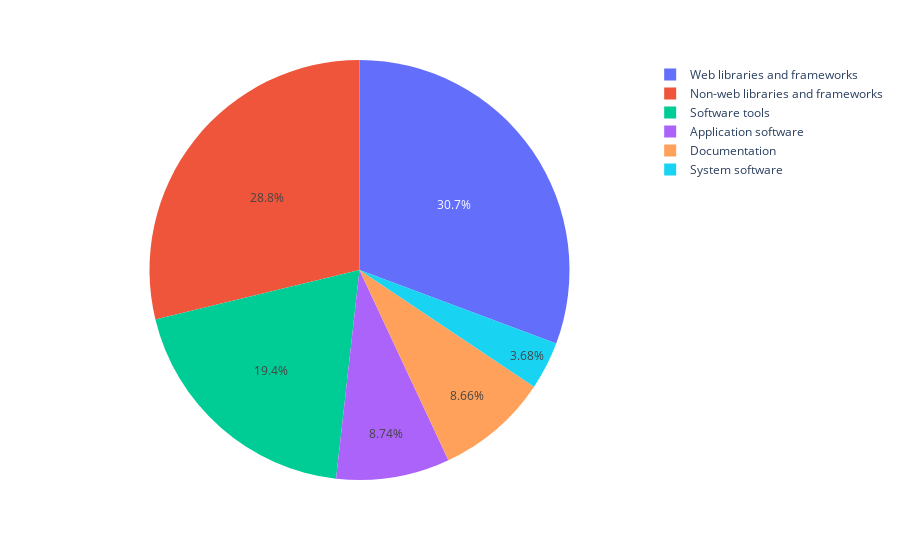

Notebook code cell kept with this figure:
### Code cell
fig4=px.pie(domain_df,values='count',names='Domain')
fig4.show()

### Figure 1 — Plotly figure (JSON) as saved in the notebook; plotly's stock layout.template omitted (floating-point values rounded to 4 significant figures)
{"data": [{"domain": {"x": [0, 1], "y": [0, 1]}, "hovertemplate": "Domain=%{label}<br>count=%{value}<extra></extra>", "labels": ["Web libraries and frameworks", "Non-web libraries and frameworks", "Software tools", "Application software", "Documentation", "System software"], "legendgroup": "", "name": "", "showlegend": true, "type": "pie", "values": [1535, 1439, 972, 437, 433, 184]}], "layout": {"legend": {"tracegroupgap": 0}, "margin": {"t": 60}}}
